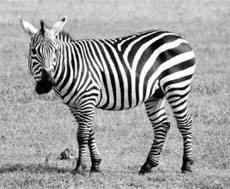
%> input picture 2A/TraitementImages/TP2/Images/zebre.jpg, 230 x 189 px
$ octave donnees_reelles.m   (GNU Octave 9; MATLAB toolbox functions it lacks are replaced by stand-ins)
%> lines starting %> are read from the running program, lines starting %| are printed output that depends on the picture
clear;
close all;
taille_ecran = get(0,'ScreenSize');
L = taille_ecran(3);
H = taille_ecran(4);

% Lecture et affichage d'une image en niveaux de gris :
% I = imread('Images/lauren.png');
I = imread('Images/zebre.jpg');
%> I is the input picture: size 189x230x3 uint8; min 0, max 255, mean 159.5
% I = imread('Images/image.bmp');
[nb_lignes,nb_colonnes,nb_canaux] = size(I);
%> nb_lignes = 189; nb_colonnes = 230; nb_canaux = 3
I = reshape(I(:,:,1),nb_lignes,nb_colonnes);
%> I: size 189x230 uint8
figure('Name','Image reelle','Position',[0,0,0.33*L,0.5*H]);
imagesc(I);
axis equal;
axis off;
colormap gray;
drawnow;

% Creation du nuage de points :
x_donnees = [];
y_donnees = [];
coordonnees = [];
T = 2;
for i = 1+T:nb_lignes-T
	for j = 1+T:nb_colonnes-T
		fenetre = I(i-T:i+T,j-T:j+T);
		fenetre = fenetre(:);
		moyenne = mean(fenetre);
		x_donnees = [x_donnees moyenne];
		fenetre_centree = fenetre-moyenne;
		variance = mean(fenetre_centree.^2);
		y_donnees = [y_donnees variance];
		coordonnees = [coordonnees ; i j];
	end
end

% Affichage du nuage de points :
figure('Name','Donnees reelles','Position',[0.33*L,0,0.33*L,0.5*H]);
hold on;
xlabel('Moyenne','FontSize',20);
ylabel('Variance','FontSize',20);
plot(x_donnees,y_donnees,'r.');
axis equal;
x_min = min(x_donnees);
%> x_min = 2.52
x_max = max(x_donnees);
%> x_max = 252.9
y_min = min(y_donnees);
%> y_min = 0.56
y_max = max(y_donnees);
%> y_max = 201.6
axis([x_min x_max y_min y_max]);
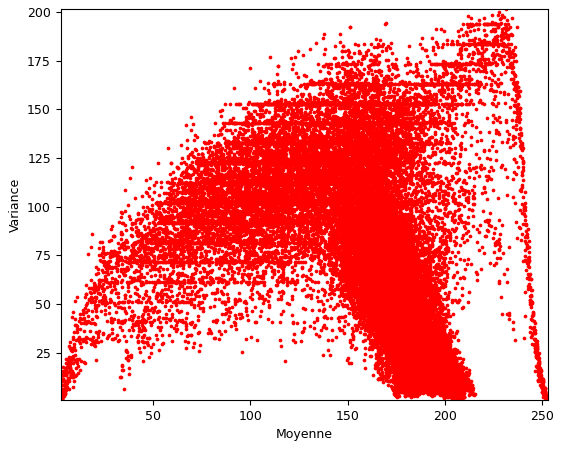
%> figure redrawn from the program's plot data

save donnees_reelles;

$ run again, with 2A/TraitementImages/TP2/Images/lauren.png saved as 2A/TraitementImages/TP2/Images/zebre.jpg
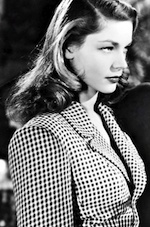
%> input picture 2A/TraitementImages/TP2/Images/lauren.png, 150 x 227 px
%> I is the input picture: size 227x150x3 uint8; mean R, G, B 113.8, 113.8, 113.8
%> I: size 227x150 uint8
%> x_min = 0.6
%> x_max = 254.8
%> y_min = 0
%> y_max = 211.8
%> `axis([x_min x_max y_min y_max]);`:
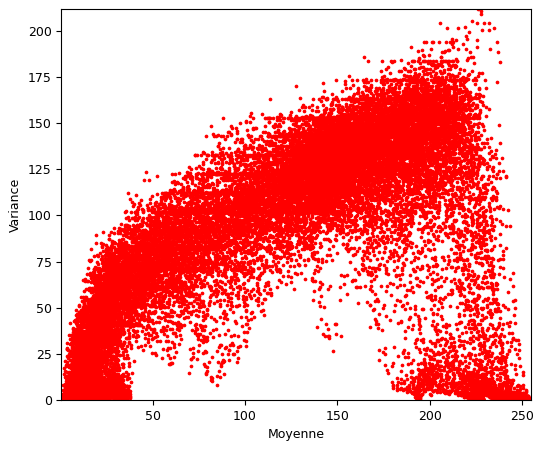
%> figure redrawn from the program's plot data

$ run again, with 2A/TraitementImages/TP2/Images/image.bmp saved as 2A/TraitementImages/TP2/Images/zebre.jpg
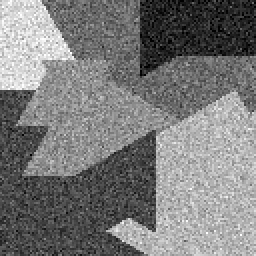
%> input picture 2A/TraitementImages/TP2/Images/image.bmp, 128 x 128 px (shown 2 times larger)
%> I is the input picture: size 128x128 uint8; min 0, max 255, mean 122.7
%> x_min = 25.08
%> x_max = 229.6
%> y_min = 29.8
%> y_max = 181.7
%> `axis([x_min x_max y_min y_max]);`:
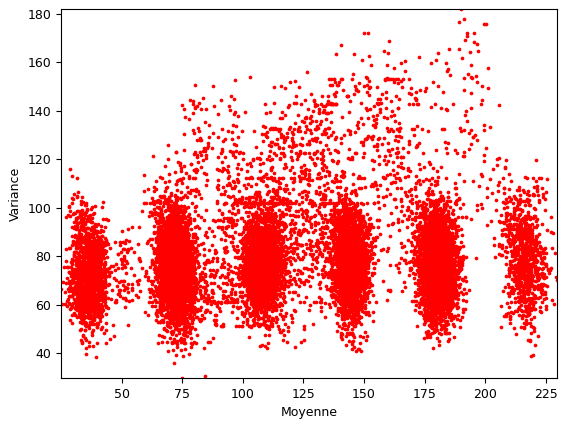
%> figure redrawn from the program's plot data
